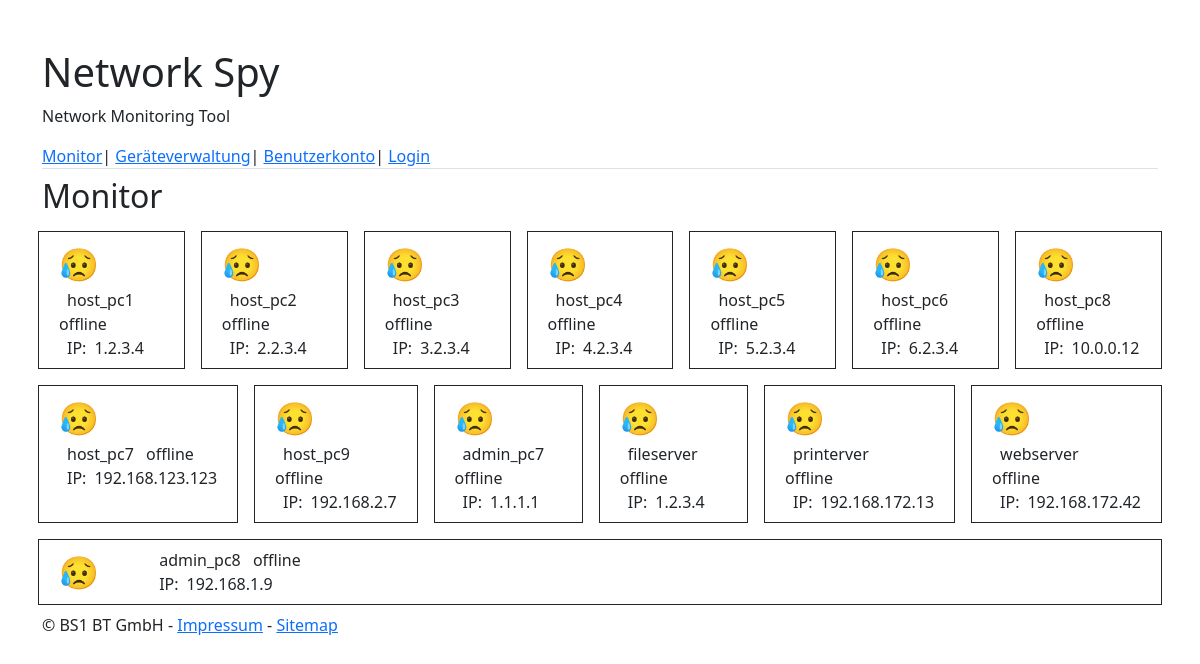
The page / on the database its author committed.
### tables this page shows
CREATE TABLE `netzwerkgeraete` (
  `ng_id` int(11) NOT NULL,
  `inventarnummer` int(11) NOT NULL,
  `hostname` varchar(255) DEFAULT NULL,
  `ipv4adresse` varchar(255) DEFAULT NULL
);

### DBConnectionSingleton.php (called while the page is built, shortened)
<?php
include_once("NetzwerkGeraet.php");
class DBConnectionSingleton {
    private static $servername = "ams_fx_test";
    private static $dbname = "nmt_vorlage_komplett";
    private static $connection = null;
    public static function getConnection() {
        if(self::$connection == null) {
            self::$connection = new mysqli(self::$servername, dbUser, dbPasswort, self::$dbname);
        }
        return self::$connection;
    }
    public static function readAll() {
        $ngg = array();
        $conn = self::getConnection();
        $sql = "SELECT * FROM netzwerkgeraete";
        $result = $conn->query($sql);
        if ($result->num_rows > 0) {
            while($row = $result->fetch_assoc()) {
                array_push($ngg, new NetzwerkGeraet($row["ng_id"], $row["inventarnummer"], $row["hostname"], $row["ipv4adresse"]));
            }
        } else {
            echo "0 results";
        }
        return $ngg;
    }
}

### NetzwerkGeraet.php (called while the page is built, shortened)
<?php
class NetzwerkGeraet {
    private $hostname;
    private $ipv4_address;
    public function __construct(
            $ng_id,
            $inventarnummer,
            $hostname,
            $ipv4_address
        )
    {
        $this->hostname = $hostname;
        $this->ipv4_address = $ipv4_address;
    }
    public function getHostname() {
        return $this->hostname;
    }
    public function getIPv4Address() {
        return $this->ipv4_address;
    }
}

### monitor.php (the view)
<?php
    include_once("DBConnectionSingleton.php");
    $ngg = DBConnectionSingleton::readAll();
?>
<div class="tab-pane fade active show" id="monitorContent" role="tabpanel" aria-labelledby="monitor-tab">
    <div class="mt-2">
        <h2>Monitor</h2>
    </div>
    <div class="container p-0">
        <div class="row">
            <?php
                foreach($ngg as $ng)
                {
                    $status = NetzwerkMonitor::istErreichbar(!empty($ng->getIPv4Address()) ? $ng->getIPv4Address() : $ng->getHostname());
            ?>
            <div class="col border border-dark p-2 m-2">
                <div class="container">
                    <div class="row">
                        <div class="col-1 fs-2">
                            <div>
                                <?php echo $status ? "😁" : "😥"; ?>
                            </div>
                        </div>
                        <div class="col-11">
                            <div>
                                <span class="p-2"><?php echo $ng->getHostname(); ?></span>
                                <span>
                                    <?php echo $status ? "online" : "offline"; ?>
                                </span>
                            </div>
                            <div>
                                <span class="p-2">IP:</span><span><?php echo $ng->getIPv4Address(); ?></span>
                            </div>
                        </div>
                    </div>
                </div>
            </div>
            <?php
                }
            ?>
        </div>
    </div>
</div>

### index.php (shortened to what this page needs)
<!doctype html>
<html lang="de">
  <head>
    <link href="https://cdn.jsdelivr.net/npm/bootstrap@5.2.3/dist/css/bootstrap.min.css" rel="stylesheet">
  </head>
  <body>
    <div class="container mt-5">
        <div>
            <div>
                <h1>Network Spy</h1>
            </div>
            <div>
                <p>Network Monitoring Tool</p>
            </div>
        </div>
        <div id="navArea">
            <ul class="nav nav-tabs" id="tabList" role="tablist">
                <li class="nav-item" role="presentation">
                  <a href="<?php echo $_SERVER["PHP_SELF"]; ?>?page=monitor">Monitor</a>
                </li>
                <li class="nav-item" role="presentation">
                | <a href="<?php echo $_SERVER["PHP_SELF"]; ?>?page=verwaltung">Geräteverwaltung</a>
                </li>
                <li class="nav-item" role="presentation">
                | <a href="<?php echo $_SERVER["PHP_SELF"]; ?>?page=konto">Benutzerkonto</a>
                </li>
                <li class="nav-item" role="presentation">
                |  <a href="<?php echo $_SERVER["PHP_SELF"]; ?>?page=login">Login</a>
                  </li>
              </ul>
              <div class="tab-content" id="tabContent">
                <?php
                    if(array_key_exists("page", $_GET)) {
                        $page = $_GET["page"];
                    } else {
                        $page = "monitor";
                    }
                    switch($page)
                    {
                        case "monitor":
                        default:
                            include_once("monitor.php");
                            break;
                    }
                ?>
            </div>
        </div>
        <footer id="footer">
            <span>© BS1 BT GmbH - </span><span><a href="">Impressum</a></span><span> - </span><span><a href="">Sitemap</a></span>
        </div>
  </body>
</html>

### rows shown on the page
netzwerkgeraete: hostname "host_pc1", ipv4adresse "1.2.3.4"
netzwerkgeraete: hostname "host_pc2", ipv4adresse "2.2.3.4"
netzwerkgeraete: hostname "host_pc3", ipv4adresse "3.2.3.4"
netzwerkgeraete: hostname "host_pc4", ipv4adresse "4.2.3.4"
netzwerkgeraete: hostname "host_pc5", ipv4adresse "5.2.3.4"
netzwerkgeraete: hostname "host_pc6", ipv4adresse "6.2.3.4"
netzwerkgeraete: hostname "host_pc8", ipv4adresse "10.0.0.12"
netzwerkgeraete: hostname "host_pc7", ipv4adresse "192.168.123.123"
netzwerkgeraete: hostname "host_pc9", ipv4adresse "192.168.2.7"
netzwerkgeraete: hostname "admin_pc7", ipv4adresse "1.1.1.1"
netzwerkgeraete: hostname "fileserver", ipv4adresse "1.2.3.4"
netzwerkgeraete: hostname "printerver", ipv4adresse "192.168.172.13"
netzwerkgeraete: hostname "webserver", ipv4adresse "192.168.172.42"
netzwerkgeraete: hostname "admin_pc8", ipv4adresse "192.168.1.9"
